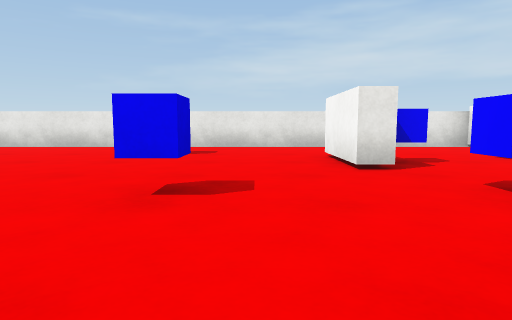
View 1 (above)

12 first-person views from a walk through a scene from a Unity 3-D project. The camera is 0.58 m above the floor, tilts 6° down and sees 75° across. The floor is counted in squares, 1 m on a side. Each view is taken from the middle of a square. On the plan, view 1 faces up. The plan holds only what a view shows up to about 9 squares ahead; the rest is blank. The place goes on beyond the plan. The player character is not drawn. Surface patterns are stand-ins for the level's own textures.

View 2
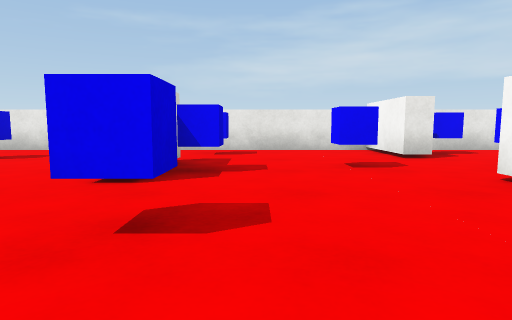

View 3
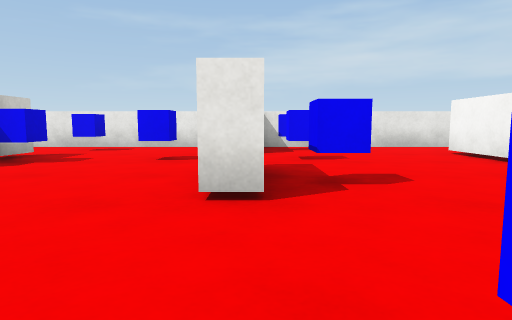

View 4
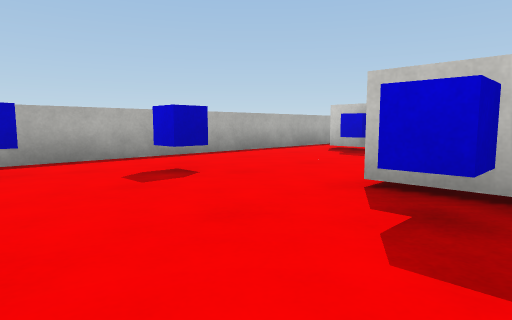

View 5
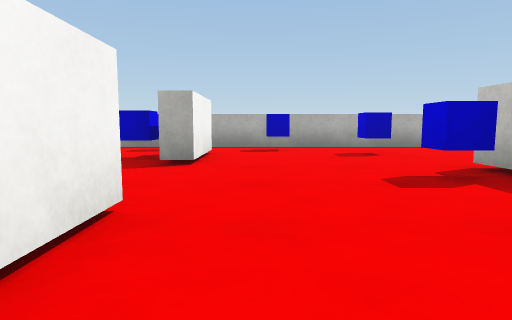

View 6
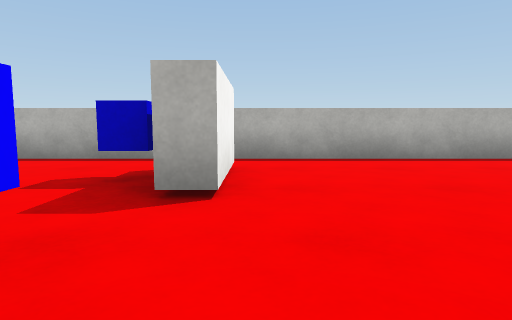

View 7
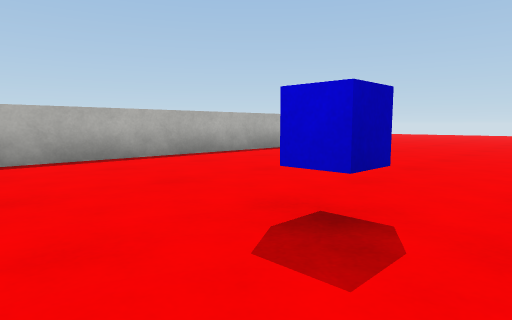

View 8
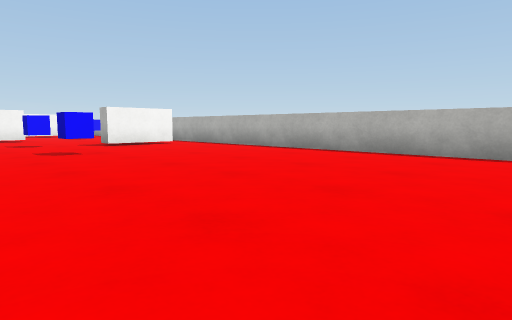

View 9
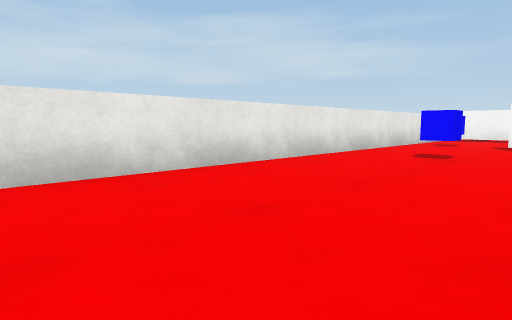

View 10
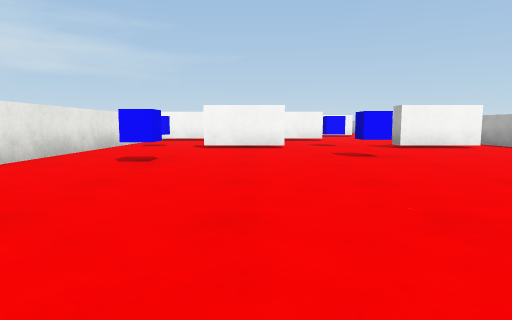

View 11
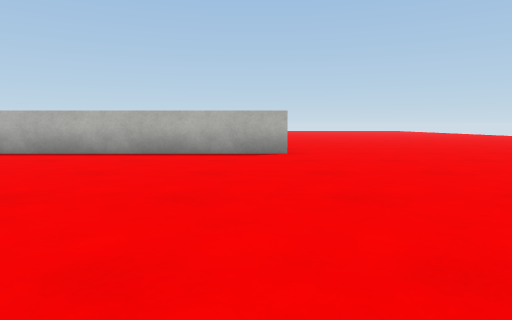

View 12
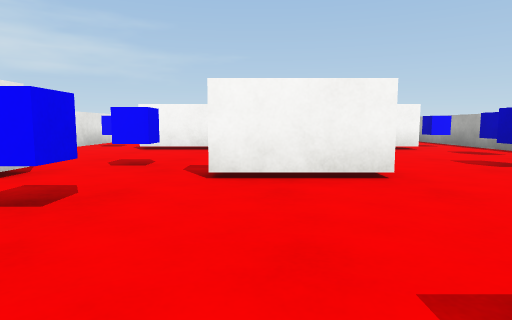

### Floor plan
Points are (right, up) in squares from view 1. A wall is a line through its corners. A room is listed if a view was taken in it or the views show most of it. See-through windows are left out.
Room 1 (views 1, 2, 3, 4, 5, 6, 7, 8, 9, 10, 11, 12)
walls: (1.3, 5.4) (1.3, 6.4); (2, 0.7) (2.6, 0.7) (2.6, 0.1); (1.8, 0.4) (1.8, -0.6); (1.3, -0.6) (1.3, 1.4) (1.9, 1.4); (1.8, 6.4) (1.8, 5.4); (6.1, 3.8) (6.1, 2.5) (5.6, 2.5) (5.6, 4.6); (6.6, 3.1) (6.6, 3.6) (7.1, 3.6) (7.1, 3.1) (6.6, 3.1); (6.1, 6.8) (5.6, 6.8) (5.6, 8.8) (-7.6, 8.8); (-7.8, -1.7) (9.6, -1.7); (9.9, 4.8) (9.9, 6.9); (9.9, 0.1) (9.9, 2.1); (9.6, 8.8) (6.1, 8.8)
ways out: opening at (-8, -2); opening at (-8, 9.5); opening at (10, -0.5); opening at (10, 3.5); opening at (10.5, 7.5)
objects: blue cube (-2, 7); blue cube (-1, 3); blue cube (2, 3); blue cube (2, 5); blue cube (2, 8); blue cube (4, 6); blue cube (7, 0); blue cube (7, 6); blue cube (7, 8); blue cube (8, -1)

Positions as (right, up) in squares from view 1, and headings:
1: (0, 0), facing up
2: (3, 1), facing up
3: (6, 0), facing up
4: (9, 4), facing down-left
5: (9, 7), facing down
6: (1, 4), facing down
7: (1, 4), facing down-left
8: (-8, 5), facing down-right
9: (-8, 5), facing up-right
10: (-7, 5), facing right
11: (-7, 5), facing down
12: (2, 4), facing right
